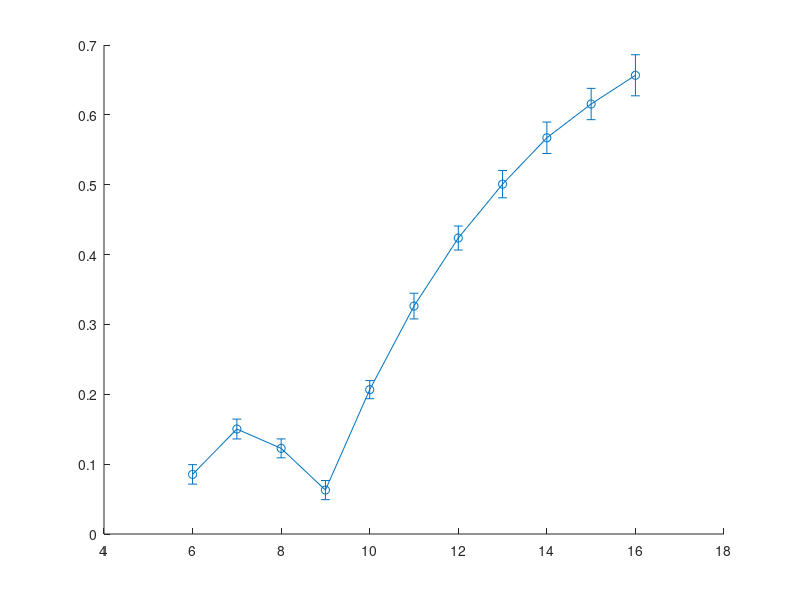

This chart was generated by the following MATLAB code: (Note: this script raises an error after producing the figure.)
close all
load('contrast_stats_vs_tof.mat')

t_tof = t_tof*1e3;
median_woc = zeros(1,length(t_tof));
median_wc = zeros(1,length(t_tof));
median_woc_ref = zeros(1,length(t_tof));
median_wc_ref = zeros(1,length(t_tof));

iqr_woc = zeros(1,length(t_tof));
iqr_wc = zeros(1,length(t_tof));
iqr_woc_ref = zeros(1,length(t_tof));
iqr_wc_ref = zeros(1,length(t_tof));

for i = 1:length(t_tof)
    median_woc(i) = median(contrast_woc_stats(i,:));
    median_wc(i) = median(contrast_wc_stats(i,:));
    median_woc_ref(i) = median(contrast_woc_stats_ref(i,:));
    median_wc_ref(i) = median(contrast_wc_stats_ref(i,:));

    iqr_woc(i) = quantile(contrast_woc_stats(i,:),0.75) - quantile(contrast_woc_stats(i,:),0.25);
    iqr_wc(i)= quantile(contrast_wc_stats(i,:),0.75) - quantile(contrast_wc_stats(i,:),0.25);
    iqr_woc_ref(i) = quantile(contrast_woc_stats_ref(i,:),0.75) - quantile(contrast_woc_stats_ref(i,:),0.25);
    iqr_wc_ref(i) = quantile(contrast_wc_stats_ref(i,:),0.75) - quantile(contrast_wc_stats_ref(i,:),0.25);
end

fontsize = 16;

f(1) = subplot(1,1,1);
errorbar(t_tof,median_woc,iqr_woc, 'o-','Color','red');
hold on
errorbar(t_tof, median_wc, iqr_wc, 'x--','Color','red')
errorbar(t_tof,median_woc_ref,iqr_woc_ref, 'o-','Color','black')
errorbar(t_tof,median_wc_ref, iqr_wc_ref, 'x--','Color','black')
%ylim([-0.6,1.1])
xlabel('$t\; (\rm ms)$', 'Interpreter','latex','FontSize',fontsize)
ylabel('$\langle\phi^{\rm (in)}_-, \phi^{\rm (out)}_-\rangle$', 'Interpreter','latex','FontSize',fontsize)
yticks([-0.6,-0.2,0.2,0.6,1])
xlim([5.8,16.2])
if 0
g(1) = axes('Position',[.55 .3 .3 .3]);
box on
plot(t_tof,median_woc,'o-','Color','red')
hold on
plot(t_tof,median_wc, 'x--', 'Color','red')
plot(t_tof,median_woc_ref,'o-','Color','black')
plot(t_tof,median_wc_ref, 'x--', 'Color','black')
ylim([0.8,0.95])
xlabel('$t\; (\rm ms)$', 'Interpreter','latex','FontSize',fontsize-2)
xticks([6,8,10,12,14,16])
set(g(1), 'FontSize', fontsize-2,'FontName', 'Times')
set(f(1), 'FontSize', fontsize,'FontName', 'Times')
end